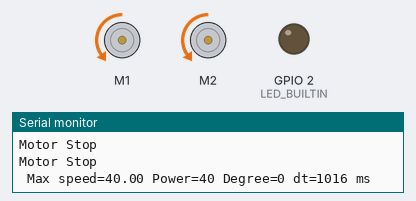
This sketch was run on a simulated ESP8266 (NodeMCU). Shown: 2 × DC motor (green arrow = forward, orange = backward, longer = faster), output pins drawn as LEDs (lit = HIGH, except the on-board LED, lit = LOW), the last lines printed to the serial monitor.

Above: at 1.1 s.
At 4.1 s:
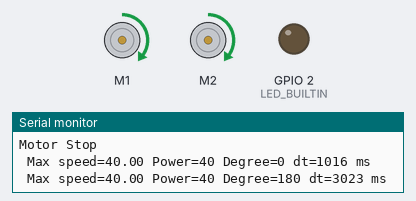
At 6.1 s:
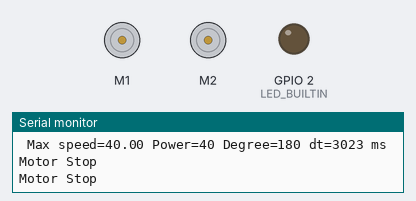
Timing chart, 0 to 7.6 s (numbered marks = the images above):
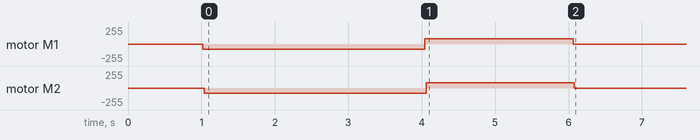

The sketch:

WiFi_robot.ino
```cpp
#include <ESP8266WiFi.h>
#include <Arduino_JSON.h>
#include <ESP8266mDNS.h>
#include <ArduinoOTA.h>
#include <SabertoothSimplified.h>
#include <SoftwareSerial.h>

SoftwareSerial SerialRobot(12 , 13);     // RX, TX
SabertoothSimplified ST(SerialRobot);

JSONVar myJSON;
WiFiServer server(8000);         // port 8000 for incoming wifi
WiFiClient wificlient;
//const char* host = "OTA-MOWER_ROBOT";
//unsigned long last_motor_run;

#define DEBUG

void setup() {
  SerialRobot.begin(38400);
  #ifdef DEBUG
    Serial.begin(57600);
  #endif
  WiFi.enableAP(false);
  WiFi.mode(WIFI_STA);
  pinMode(LED_BUILTIN, OUTPUT);
  digitalWrite(LED_BUILTIN, HIGH);

  motorStop();

  wifi_begin();

  //ArduinoOTA.setHostname(host);
 // ArduinoOTA.onStart([]() { // switch off all the PWMs during upgrade
 // });

 // ArduinoOTA.onEnd([]() { // do a fancy thing with our board led at end
 // });

//  ArduinoOTA.onError([](ota_error_t error) {
//    (void)error;
 //   ESP.restart();
 // });

  /* setup the OTA server */
//  ArduinoOTA.begin();
  server.begin();
 // Serial.println("Ready");

  motorStop();
//  ST.motor(1, 100);
  delay(1000);
//  ST.motor(1, 0);
  motorRun(40, 0, 2000);
  delay(1000);
  motorRun(40,180, 2000);
  motorStop();
}

// ================== Loop ===================

void loop() {
  static unsigned long last_valid_json;
  // put your main code here, to run repeatedly:
  //digitalWrite(LED_BUILTIN,HIGH);
  //delay(500);
  //digitalWrite(LED_BUILTIN,LOW);
  //delay(1200);
 // ArduinoOTA.handle();

  if (incoming_wifi()) {
    process_JSON();
    last_valid_json = millis();
  } else if ( (millis() - last_valid_json) > 1000) { // stop when no signal
    motorStop();
    last_valid_json = millis();
  }
}
```

json_cmd.ino
```cpp
void process_JSON() {
  String cmdstr;
  //Serial.println(myJSON);
  if ( myJSON.hasOwnProperty("cmd")) {
    cmdstr = (const char*) myJSON["cmd"];
    // Serial.println( myJSON["cmd"]);
    if ( cmdstr == "motorstop" ) {
      motorStop();
    }
  } else {
    if ( myJSON.hasOwnProperty("mag")) {
      int amp = (int) myJSON["mag"];
      if ( myJSON.hasOwnProperty("theta")) {
        double theta = (double) myJSON["theta"];
        if ( myJSON.hasOwnProperty("delay")) {
          int motordelay = (int) myJSON["delay"];
          motorRun(amp, theta, motordelay);
        } else {
          motorRun(amp, theta, 10);
        }
      }
    }
  }
}
```

wifi_comm.ino
```cpp
String inpstr;

// ==================================
boolean incoming_wifi() {
  char inc;
  //static Strinpstr;
  //static unsigned long lastimecurl;
  boolean isValidCommand = false;

  wificlient = server.available();
  if (wificlient) {
    inpstr = wificlient.readStringUntil('<');
    //int count = 0;
    //isValidCommand = false;
    //inpstr = "";

    //while (wificlient && count < 50000) {
    //  count++;
    //  while (wificlient.available()) {
    //    inc = wificlient.read();  // read the remaining bytes
     //   inpstr += inc;
     //   if (inc == '}') {
//


     //     count = 100000;
     //   }
     // }
     // delayMicroseconds(100);
    //}

    myJSON = JSON.parse(inpstr);
    isValidCommand = (JSON.typeof(myJSON) != "undefined");
    wificlient.write("OK");
    wificlient.flush();
    //if (isValidCommand) {
    //  wificlient.write("Good");
    //} else {
    //  wificlient.write("Baddddd");
    //}

    // #ifdef DEBUG
    //  Serial.println(inpstr);
    // #endif
  }
  return isValidCommand;
}
```

motor_driver.ino
```cpp
// ================== Motor Stop ======================

void motorStop() {
  ST.stop();
  //last_motor_run = millis();
  #ifdef DEBUG
    Serial.println("Motor Stop");
  #endif
}

// ================== Set motor speeds ================
void motorRun(int pow_mot, int degree, unsigned long delaytime) {
  static unsigned long lasttime;
//  last_motor_run = millis();

  // float max_speed = 300.0 * float(pow_mot) / 1023.0; // analogRead(A0) * float(pow_mot) / 1023.0;
  float max_speed = float(pow_mot) ; // analogRead(A0) * float(pow_mot) / 1023.0;

  degree = (degree + 360) % 360;
  if (degree > 90 && degree < 180) {
    degree = 360 - degree; //  + 180 - 2*(degree - 90);
  } else if (degree > 180 && degree < 270) {
    degree = 360 - degree;
  }

  float y = cos(-degree*PI/180.0);
  float x = sin(degree*PI/180.0);
  float norm_f = abs(max_speed) / max(abs(y-x),abs(y+x));
  //int motor1 = round(-(y-x) * norm_f);
  int motor1 = round(-(y-x) * norm_f);
  int motor2 = round(-(y+x) * norm_f);

  #ifdef DEBUG

    //Serial.print(" X="); Serial.print(String(x));
    //Serial.print(" Y="); Serial.print(String(y));
    Serial.print(" Max speed="); Serial.print(max_speed);
    Serial.print(" Power="); Serial.print(pow_mot);
    Serial.print(" Degree="); Serial.print(degree);
    //Serial.print(" M1="); Serial.print(motor1);
    //Serial.print(" M2=");  Serial.print(motor2);
    Serial.print(" dt=");Serial.print(millis()-lasttime); Serial.print(" ms");
    Serial.println();
    lasttime = millis();
  #endif

  ST.motor(1, motor1); delay(15);
  ST.motor(2, motor2);
  delay(delaytime);
}
```

Measured:
- by itself, motor M2: stopped → backward 80/255 at 1.0 s, → forward 80/255 3.0 s later, → stopped 2.0 s later
